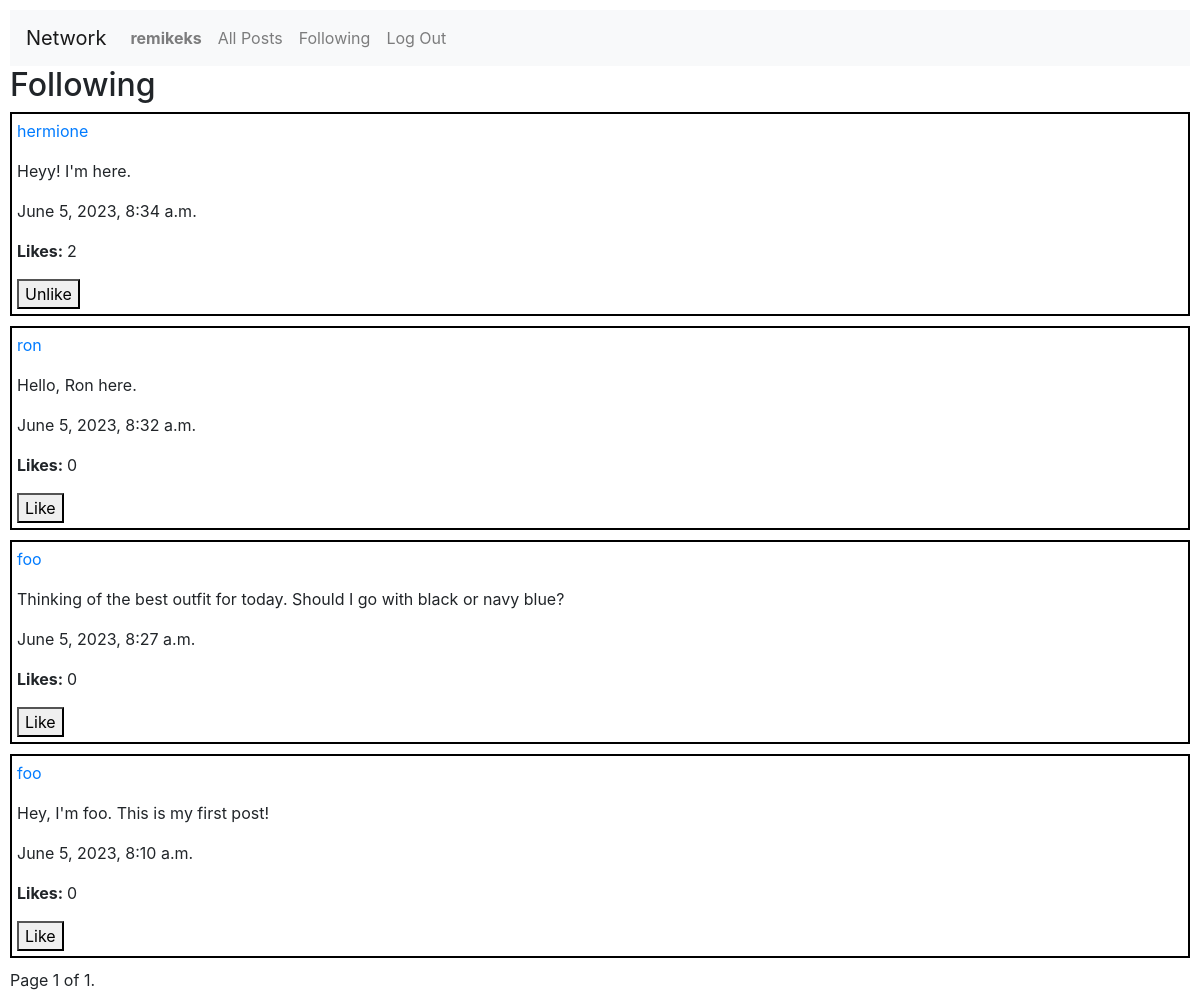
Page /following (signed in) on the committed database.
### network/models.py (models this page shows, shortened)
class User(AbstractUser):
    followers = models.ManyToManyField('self', symmetrical=False, related_name="following")

class Post(models.Model):
    poster = models.ForeignKey(User, on_delete=models.CASCADE)
    content = models.TextField()
    timestamp = models.DateTimeField(auto_now_add=True)
    likes = models.PositiveIntegerField(default=0)
    liked_by = models.ManyToManyField(User, related_name='liked_posts', blank=True)

### network/views.py (the view)
# urls.py: path("following", views.following, name="following"),
@login_required
def following(request):
    user = request.user
    user_following = user.following.all()
    posts = Post.objects.filter(poster__in=user_following).order_by("-timestamp")
    paginator = Paginator(posts, 10)
    page_number = request.GET.get("page")
    page_obj = paginator.get_page(page_number)
    return render(request, "network/following.html", {
        "posts": posts,
        "page_obj": page_obj
    })

### network/templates/network/following.html (shortened to what this page needs)
{% extends "network/layout.html" %}
{% block body %}
    <h2>Following</h2>
    {% for post in page_obj %}
        <div class="post">
            <p><a href="{% url 'profile' post.poster.username %}">{{ post.poster }} </a></p>
            <p>{{ post.content }}</p>
            <p>{{ post.timestamp }}</p>
            <p><strong>Likes: </strong><span id="like{{post.id}}">{{ post.likes }}</span></p>
            {% if user.is_authenticated %}
                {% if user in post.liked_by.all %}
                    <button class="like" id="post{{ post.id }}">Unlike</button>
                {% else %}
                    <button class="like" id="post{{ post.id }}">Like</button>
                {% endif %}
            {% endif %}
        </div>
    {% endfor %}
    <div class="pagination">
        <span class="step-links">
            <span class="current">
                Page {{ page_obj.number }} of {{ page_obj.paginator.num_pages }}.
            </span>
        </span>
    </div>
{% endblock %}

### network/templates/network/layout.html (shortened to what this page needs)
{% load static %}
<!DOCTYPE html>
<html lang="en">
    <head>
        <link rel="stylesheet" href="https://stackpath.bootstrapcdn.com/bootstrap/4.4.1/css/bootstrap.min.css">
        <link href="{% static 'network/styles.css' %}" rel="stylesheet">
    </head>
    <body>
        <nav class="navbar navbar-expand-lg navbar-light bg-light">
            <a class="navbar-brand" href="{% url 'index'%}">Network</a>
            <div>
              <ul class="navbar-nav mr-auto">
                {% if user.is_authenticated %}
                    <li class="nav-item">
                        <a class="nav-link" href="{% url 'profile' user.username %}"><strong>{{ user.username }}</strong></a>
                    </li>
                {% endif %}
                <li class="nav-item">
                  <a class="nav-link" href="{% url 'index'%}">All Posts</a>
                </li>
                {% if user.is_authenticated %}
                    <li class="nav-item">
                        <a class="nav-link" href="{% url 'following' %}">Following</a>
                    </li>
                    <li class="nav-item">
                        <a class="nav-link" href="{% url 'logout' %}">Log Out</a>
                    </li>
                {% endif %}
              </ul>
            </div>
          </nav>
        <div class="body">
            {% block body %}
            {% endblock %}
        </div>
    </body>
</html>

### network/static/network/styles.css (style rules this page uses)
body { margin: 10px; }
.post { margin-bottom: 10px; padding: 5px; border: 2px solid black; }

### rows in the picture
User: username "remikeks"
Post: poster "hermione", content "Heyy! I'm here.", timestamp "June 5, 2023, 8:34 a.m.", likes "2"
Post: poster "ron", content "Hello, Ron here.", timestamp "June 5, 2023, 8:32 a.m.", likes "0"
Post: poster "foo", content "Thinking of the best outfit for today. Should I go with black or navy blue?", timestamp "June 5, 2023, 8:27 a.m.", likes "0"
Post: poster "foo", content "Hey, I'm foo. This is my first post!", timestamp "June 5, 2023, 8:10 a.m.", likes "0"

### other values in the picture
{{ page_obj.number }} "1"
{{ page_obj.paginator.num_pages }} "1"
